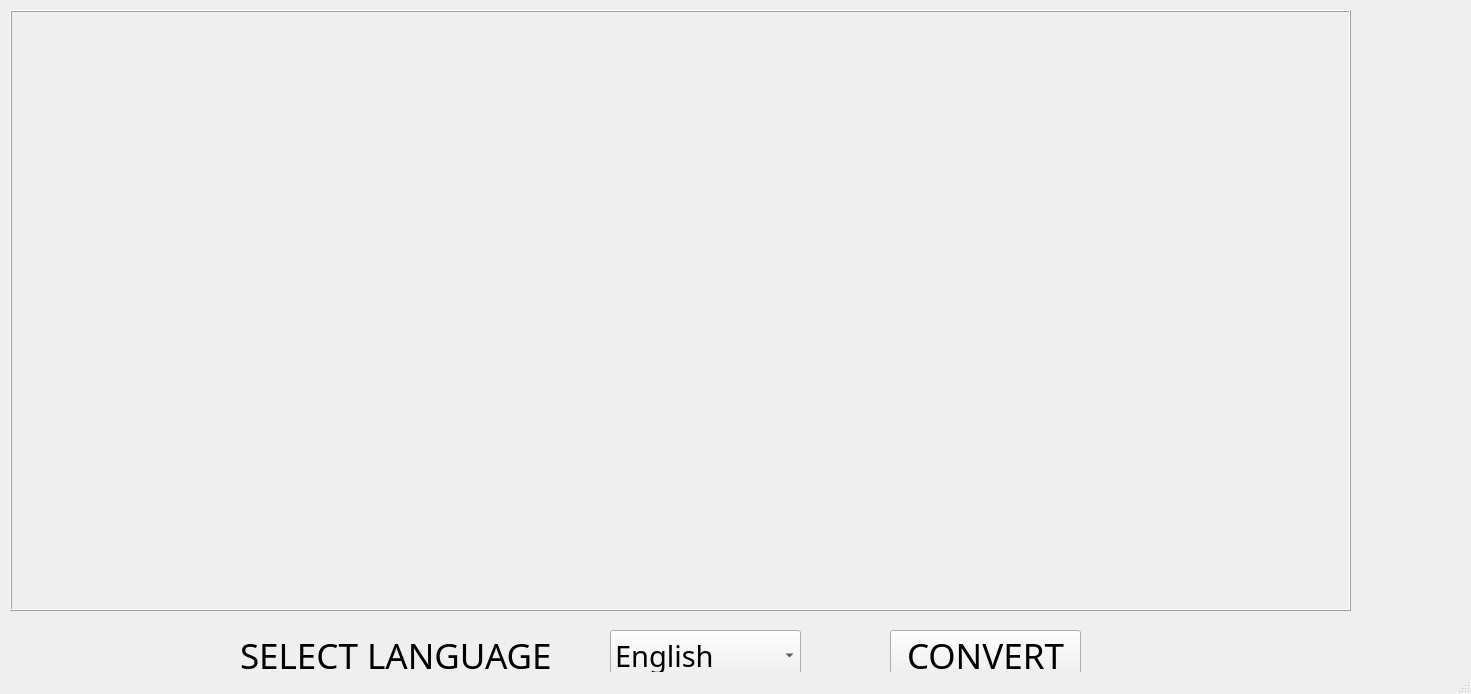
<?xml version="1.0" encoding="UTF-8"?>
<ui version="4.0">
 <class>PIC2TEXT</class>
 <widget class="QMainWindow" name="PIC2TEXT">
  <property name="windowModality">
   <enum>Qt::ApplicationModal</enum>
  </property>
  <property name="geometry">
   <rect>
    <x>0</x>
    <y>0</y>
    <width>1471</width>
    <height>694</height>
   </rect>
  </property>
  <property name="windowTitle">
   <string>PIC2TEXT</string>
  </property>
  <property name="windowIcon">
   <iconset>
    <normaloff>ICONS/LOGO.png</normaloff>ICONS/LOGO.png</iconset>
  </property>
  <property name="windowOpacity">
   <double>9.000000000000000</double>
  </property>
  <property name="toolTip">
   <string/>
  </property>
  <widget class="QWidget" name="centralwidget">
   <widget class="QPushButton" name="conv">
    <property name="geometry">
     <rect>
      <x>890</x>
      <y>630</y>
      <width>191</width>
      <height>51</height>
     </rect>
    </property>
    <property name="font">
     <font>
      <family>Franklin Gothic Demi</family>
      <pointsize>26</pointsize>
     </font>
    </property>
    <property name="toolTip">
     <string>Click to run </string>
    </property>
    <property name="text">
     <string>CONVERT</string>
    </property>
   </widget>
   <widget class="QComboBox" name="comboBox">
    <property name="geometry">
     <rect>
      <x>610</x>
      <y>630</y>
      <width>191</width>
      <height>51</height>
     </rect>
    </property>
    <property name="font">
     <font>
      <family>Nirmala UI Semilight</family>
      <pointsize>22</pointsize>
     </font>
    </property>
    <property name="cursor">
     <cursorShape>PointingHandCursor</cursorShape>
    </property>
    <property name="toolTip">
     <string>Select language of the image file</string>
    </property>
    <item>
     <property name="text">
      <string>English</string>
     </property>
    </item>
    <item>
     <property name="text">
      <string>Hindi</string>
     </property>
    </item>
    <item>
     <property name="text">
      <string>Tamil</string>
     </property>
    </item>
    <item>
     <property name="text">
      <string>Telugu</string>
     </property>
    </item>
    <item>
     <property name="text">
      <string>Urdu</string>
     </property>
    </item>
   </widget>
   <widget class="QLabel" name="label_2">
    <property name="geometry">
     <rect>
      <x>240</x>
      <y>640</y>
      <width>351</width>
      <height>31</height>
     </rect>
    </property>
    <property name="font">
     <font>
      <family>Franklin Gothic Demi</family>
      <pointsize>26</pointsize>
     </font>
    </property>
    <property name="toolTip">
     <string>Select document langauge type</string>
    </property>
    <property name="toolTipDuration">
     <number>-2</number>
    </property>
    <property name="text">
     <string>SELECT LANGUAGE</string>
    </property>
   </widget>
   <widget class="QLabel" name="originalpreview">
    <property name="geometry">
     <rect>
      <x>10</x>
      <y>10</y>
      <width>1341</width>
      <height>601</height>
     </rect>
    </property>
    <property name="autoFillBackground">
     <bool>true</bool>
    </property>
    <property name="frameShape">
     <enum>QFrame::Box</enum>
    </property>
    <property name="frameShadow">
     <enum>QFrame::Raised</enum>
    </property>
    <property name="text">
     <string/>
    </property>
   </widget>
  </widget>
  <widget class="QStatusBar" name="statusbar"/>
 </widget>
 <resources/>
 <connections/>
</ui>
